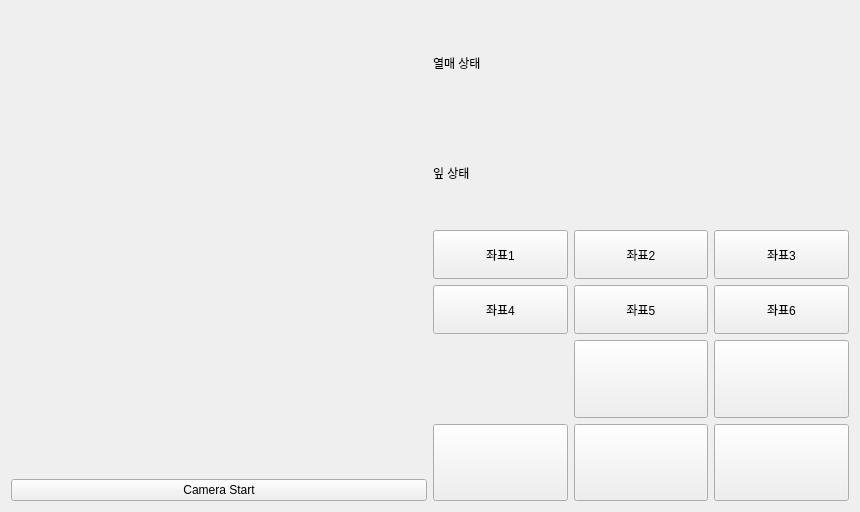
<?xml version="1.0" encoding="UTF-8"?>
<ui version="4.0">
 <class>Tab3TurtleBotControlPannel</class>
 <widget class="QWidget" name="Tab3TurtleBotControlPannel">
  <property name="geometry">
   <rect>
    <x>0</x>
    <y>0</y>
    <width>860</width>
    <height>512</height>
   </rect>
  </property>
  <property name="windowTitle">
   <string>Form</string>
  </property>
  <layout class="QHBoxLayout" name="horizontalLayout_2">
   <item>
    <layout class="QHBoxLayout" name="horizontalLayout" stretch="1,1">
     <item>
      <layout class="QVBoxLayout" name="verticalLayout">
       <item>
        <widget class="QLabel" name="pLcamView">
         <property name="text">
          <string/>
         </property>
        </widget>
       </item>
       <item>
        <widget class="QPushButton" name="pPBCamStart">
         <property name="text">
          <string>Camera Start</string>
         </property>
        </widget>
       </item>
      </layout>
     </item>
     <item>
      <layout class="QVBoxLayout" name="verticalLayout_2" stretch="2,1">
       <item>
        <layout class="QVBoxLayout" name="verticalLayout_3" stretch="1,1,1">
         <item>
          <layout class="QHBoxLayout" name="horizontalLayout_3" stretch="0,0">
           <item>
            <widget class="QLabel" name="label">
             <property name="text">
              <string>열매 상태</string>
             </property>
            </widget>
           </item>
           <item>
            <widget class="QLabel" name="plabelFruitStatus">
             <property name="sizePolicy">
              <sizepolicy hsizetype="Minimum" vsizetype="Minimum">
               <horstretch>0</horstretch>
               <verstretch>0</verstretch>
              </sizepolicy>
             </property>
             <property name="maximumSize">
              <size>
               <width>240</width>
               <height>110</height>
              </size>
             </property>
             <property name="text">
              <string/>
             </property>
             <property name="pixmap">
              <pixmap resource="../STF_Image.qrc">:/STF_Images/STF_Danger.png</pixmap>
             </property>
             <property name="scaledContents">
              <bool>true</bool>
             </property>
            </widget>
           </item>
          </layout>
         </item>
         <item>
          <layout class="QHBoxLayout" name="horizontalLayout_4" stretch="1,2">
           <property name="sizeConstraint">
            <enum>QLayout::SetDefaultConstraint</enum>
           </property>
           <item>
            <widget class="QLabel" name="label_3">
             <property name="text">
              <string>잎 상태</string>
             </property>
            </widget>
           </item>
           <item>
            <widget class="QLabel" name="plabelLeafStatus">
             <property name="maximumSize">
              <size>
               <width>240</width>
               <height>110</height>
              </size>
             </property>
             <property name="text">
              <string/>
             </property>
             <property name="pixmap">
              <pixmap resource="../STF_Image.qrc">:/STF_Images/STF_Good.png</pixmap>
             </property>
             <property name="scaledContents">
              <bool>true</bool>
             </property>
            </widget>
           </item>
          </layout>
         </item>
         <item>
          <layout class="QGridLayout" name="gridLayout_4">
           <item row="1" column="0">
            <widget class="QPushButton" name="pPBCoord4">
             <property name="sizePolicy">
              <sizepolicy hsizetype="Minimum" vsizetype="MinimumExpanding">
               <horstretch>0</horstretch>
               <verstretch>0</verstretch>
              </sizepolicy>
             </property>
             <property name="text">
              <string>좌표4</string>
             </property>
            </widget>
           </item>
           <item row="0" column="1">
            <widget class="QPushButton" name="pPBCoord2">
             <property name="sizePolicy">
              <sizepolicy hsizetype="Minimum" vsizetype="MinimumExpanding">
               <horstretch>0</horstretch>
               <verstretch>0</verstretch>
              </sizepolicy>
             </property>
             <property name="text">
              <string>좌표2</string>
             </property>
            </widget>
           </item>
           <item row="0" column="0">
            <widget class="QPushButton" name="pPBCoord1">
             <property name="sizePolicy">
              <sizepolicy hsizetype="Minimum" vsizetype="MinimumExpanding">
               <horstretch>0</horstretch>
               <verstretch>0</verstretch>
              </sizepolicy>
             </property>
             <property name="text">
              <string>좌표1</string>
             </property>
            </widget>
           </item>
           <item row="1" column="1">
            <widget class="QPushButton" name="pPBCoord5">
             <property name="sizePolicy">
              <sizepolicy hsizetype="Minimum" vsizetype="MinimumExpanding">
               <horstretch>0</horstretch>
               <verstretch>0</verstretch>
              </sizepolicy>
             </property>
             <property name="text">
              <string>좌표5</string>
             </property>
            </widget>
           </item>
           <item row="0" column="2">
            <widget class="QPushButton" name="pPBCoord3">
             <property name="sizePolicy">
              <sizepolicy hsizetype="Minimum" vsizetype="MinimumExpanding">
               <horstretch>0</horstretch>
               <verstretch>0</verstretch>
              </sizepolicy>
             </property>
             <property name="text">
              <string>좌표3</string>
             </property>
            </widget>
           </item>
           <item row="1" column="2">
            <widget class="QPushButton" name="pPBCoord6">
             <property name="sizePolicy">
              <sizepolicy hsizetype="Minimum" vsizetype="MinimumExpanding">
               <horstretch>0</horstretch>
               <verstretch>0</verstretch>
              </sizepolicy>
             </property>
             <property name="text">
              <string>좌표6</string>
             </property>
            </widget>
           </item>
          </layout>
         </item>
        </layout>
       </item>
       <item>
        <layout class="QGridLayout" name="gridLayout_2">
         <item row="1" column="2">
          <widget class="QPushButton" name="pPBright">
           <property name="sizePolicy">
            <sizepolicy hsizetype="Minimum" vsizetype="MinimumExpanding">
             <horstretch>0</horstretch>
             <verstretch>0</verstretch>
            </sizepolicy>
           </property>
           <property name="text">
            <string/>
           </property>
           <property name="icon">
            <iconset resource="../STF_Image.qrc">
             <normaloff>:/STF_Images/STF_Icon_RightBtn.png</normaloff>:/STF_Images/STF_Icon_RightBtn.png</iconset>
           </property>
           <property name="iconSize">
            <size>
             <width>72</width>
             <height>72</height>
            </size>
           </property>
          </widget>
         </item>
         <item row="0" column="1">
          <widget class="QPushButton" name="pPBup">
           <property name="sizePolicy">
            <sizepolicy hsizetype="Minimum" vsizetype="MinimumExpanding">
             <horstretch>0</horstretch>
             <verstretch>0</verstretch>
            </sizepolicy>
           </property>
           <property name="text">
            <string/>
           </property>
           <property name="icon">
            <iconset resource="../STF_Image.qrc">
             <normaloff>:/STF_Images/STF_Icon_UpBtn.png</normaloff>:/STF_Images/STF_Icon_UpBtn.png</iconset>
           </property>
           <property name="iconSize">
            <size>
             <width>72</width>
             <height>72</height>
            </size>
           </property>
          </widget>
         </item>
         <item row="1" column="1">
          <widget class="QPushButton" name="pPBdown">
           <property name="sizePolicy">
            <sizepolicy hsizetype="Minimum" vsizetype="MinimumExpanding">
             <horstretch>0</horstretch>
             <verstretch>0</verstretch>
            </sizepolicy>
           </property>
           <property name="text">
            <string/>
           </property>
           <property name="icon">
            <iconset resource="../STF_Image.qrc">
             <normaloff>:/STF_Images/STF_Icon_DownBtn.png</normaloff>:/STF_Images/STF_Icon_DownBtn.png</iconset>
           </property>
           <property name="iconSize">
            <size>
             <width>72</width>
             <height>72</height>
            </size>
           </property>
          </widget>
         </item>
         <item row="0" column="2">
          <widget class="QPushButton" name="pPBstop">
           <property name="sizePolicy">
            <sizepolicy hsizetype="Minimum" vsizetype="MinimumExpanding">
             <horstretch>0</horstretch>
             <verstretch>0</verstretch>
            </sizepolicy>
           </property>
           <property name="text">
            <string/>
           </property>
           <property name="icon">
            <iconset resource="../STF_Image.qrc">
             <normaloff>:/STF_Images/STF_Icon_StopBtn.png</normaloff>:/STF_Images/STF_Icon_StopBtn.png</iconset>
           </property>
           <property name="iconSize">
            <size>
             <width>72</width>
             <height>72</height>
            </size>
           </property>
          </widget>
         </item>
         <item row="1" column="0">
          <widget class="QPushButton" name="pPBleft">
           <property name="sizePolicy">
            <sizepolicy hsizetype="Minimum" vsizetype="MinimumExpanding">
             <horstretch>0</horstretch>
             <verstretch>0</verstretch>
            </sizepolicy>
           </property>
           <property name="text">
            <string/>
           </property>
           <property name="icon">
            <iconset resource="../STF_Image.qrc">
             <normaloff>:/STF_Images/STF_Icon_LeftBtn.png</normaloff>:/STF_Images/STF_Icon_LeftBtn.png</iconset>
           </property>
           <property name="iconSize">
            <size>
             <width>72</width>
             <height>72</height>
            </size>
           </property>
          </widget>
         </item>
        </layout>
       </item>
      </layout>
     </item>
    </layout>
   </item>
  </layout>
 </widget>
 <resources>
  <include location="../STF_Image.qrc"/>
 </resources>
 <connections/>
</ui>
